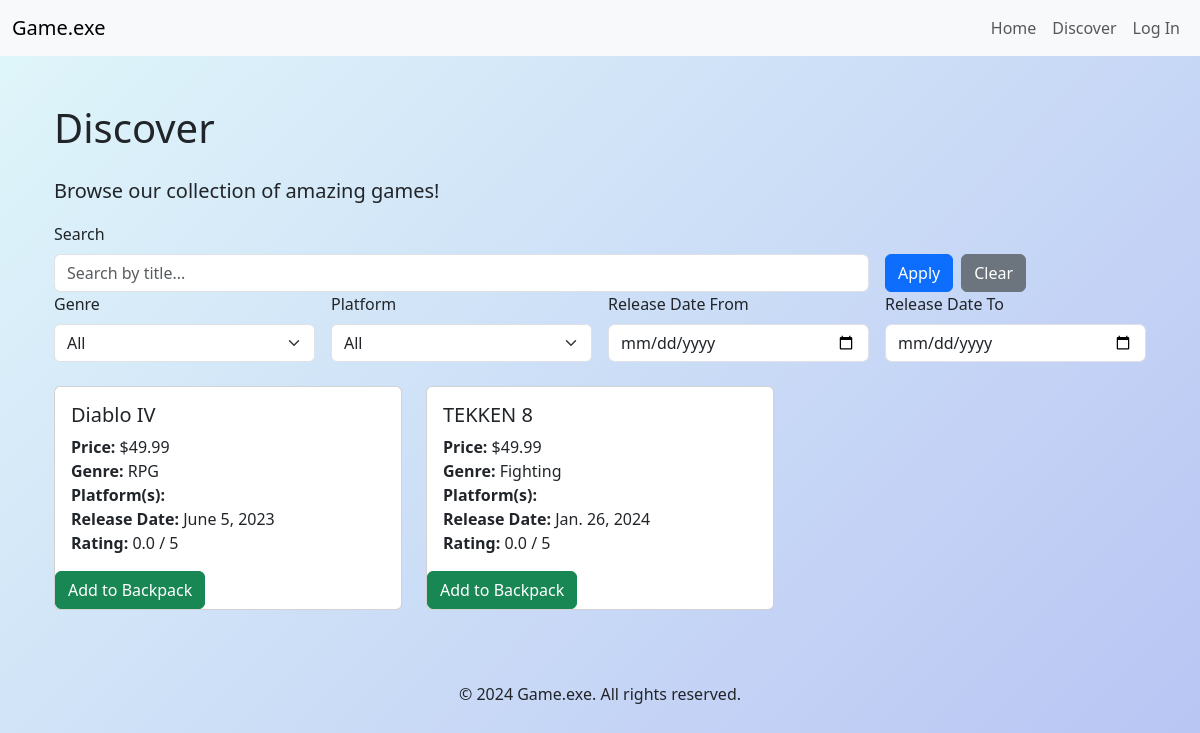
/discover/, run on an earlier commit of the app's database.
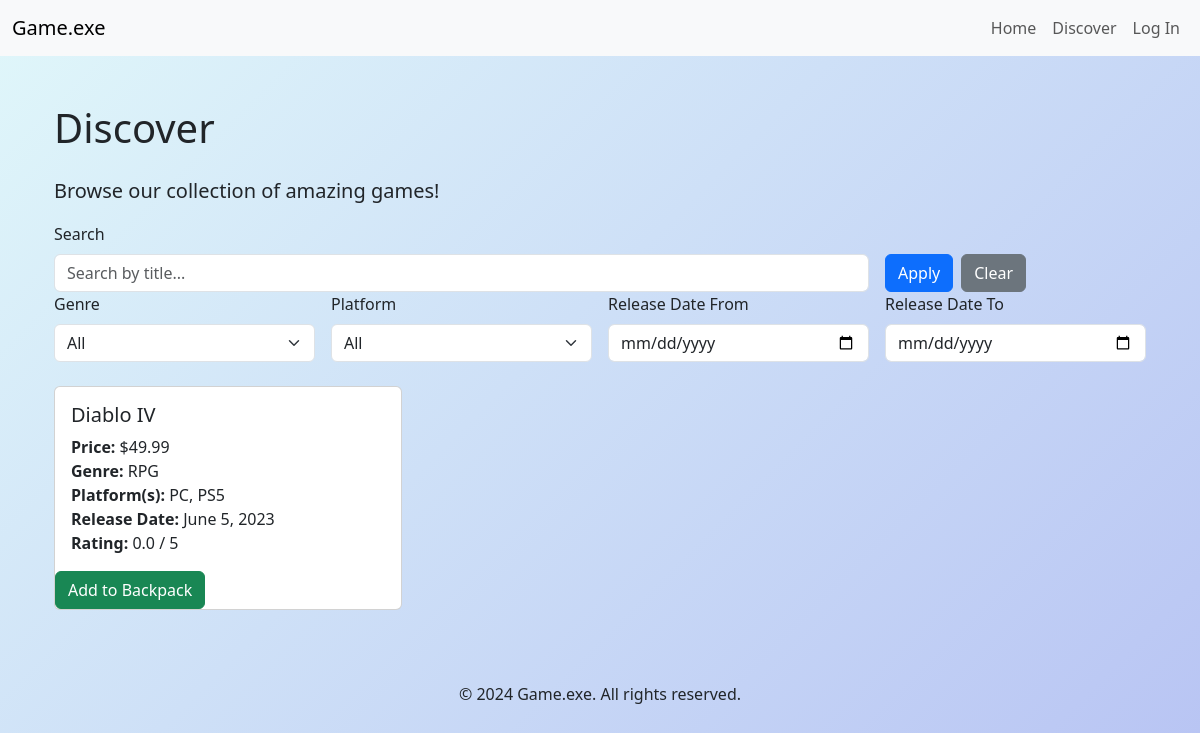
And on a later commit of the database.
### discover/models.py (models this page shows, shortened)
class Game(models.Model):
    title = models.CharField(max_length=255)
    price = models.DecimalField(max_digits=6, decimal_places=2)
    genre = models.CharField(max_length=100)
    release_date = models.DateField()
    thumbnail_url = models.URLField(blank=True, null=True)
    rating = models.FloatField(default=0.0)
    platforms = models.ManyToManyField(Platform, blank=True)

class Platform(models.Model):
    name = models.CharField(max_length=100, unique=True)

### discover/views.py (the view)
# urls.py: path('', views.discover, name='discover'),
def discover(request):
    games = Game.objects.all().order_by('title')
    genres = Game.objects.values_list('genre', flat=True).distinct().order_by('genre')
    platforms = Platform.objects.values_list('name', flat=True).order_by('name')
    selected_genre = request.GET.get('genre', '')
    selected_platform = request.GET.get('platform', '')
    date_from = request.GET.get('date_from', '')
    date_to = request.GET.get('date_to', '')
    search_query = request.GET.get('search', '')
    if selected_genre:
        games = games.filter(genre=selected_genre)
    if selected_platform:
        games = games.filter(platforms__name=selected_platform)
    if date_from:
        games = games.filter(release_date__gte=date_from)
    if date_to:
        games = games.filter(release_date__lte=date_to)
    if search_query:
        games = games.filter(title__icontains=search_query)
    context = {
        'games': games,
        'genres': genres,
        'platforms': platforms,
        'request': request,  # Pass request to template for easy GET retrieval
    }
    return render(request, 'discover/discover.html', context)

### discover/templates/discover/discover.html (shortened to what this page needs)
{% extends 'base.html' %}
{% load static %}
{% block content %}
<div class="container mt-5">
    <h1 class="mb-4">Discover</h1>
    <p class="lead">Browse our collection of amazing games!</p>
    <form method="get" class="mb-4">
        <div class="row g-3">
            <div class="col-md-9">
                <label for="search" class="form-label">Search</label>
                <input type="text" name="search" id="search" class="form-control" placeholder="Search by title..." value="{{ request.GET.search }}">
            </div>
            <div class="col-md-3 d-flex align-items-end">
                <button type="submit" class="btn btn-primary me-2">Apply</button>
                <a href="{% url 'discover:discover' %}" class="btn btn-secondary">Clear</a>
            </div>
        </div>
        <div class="row g-3">
            <div class="col-md-3">
                <label for="genre" class="form-label">Genre</label>
                <select name="genre" id="genre" class="form-select">
                    <option value="">All</option>
                </select>
            </div>
            <div class="col-md-3">
                <label for="platform" class="form-label">Platform</label>
                <select name="platform" id="platform" class="form-select">
                    <option value="">All</option>
                </select>
            </div>
            <div class="col-md-3">
                <label for="date_from" class="form-label">Release Date From</label>
                <input type="date" name="date_from" id="date_from" class="form-control" value="{{ request.GET.date_from }}">
            </div>
            <div class="col-md-3">
                <label for="date_to" class="form-label">Release Date To</label>
                <input type="date" name="date_to" id="date_to" class="form-control" value="{{ request.GET.date_to }}">
            </div>
        </div>
    </form>
    <div class="row">
        {% for game in games %}
        <div class="col-md-6 col-lg-4 mb-4">
            <div class="card h-100">
                <div class="card-body">
                    <h5 class="card-title">{{ game.title }}</h5>
                    <p class="card-text">
                        <strong>Price:</strong> ${{ game.price }}<br>
                        <strong>Genre:</strong> {{ game.genre }}<br>
                        <strong>Platform(s):</strong>
                        {% for plt in game.platforms.all %}
                            {{ plt.name }}{% if not forloop.last %}, {% endif %}
                        {% endfor %}
                        <br>
                        <strong>Release Date:</strong> {{ game.release_date }}<br>
                        <strong>Rating:</strong> {{ game.rating }} / 5
                    </p>
                </div>
                <form action="{% url 'backpack:add_to_backpack' game.id %}" method="post">
                    <button type="submit" class="btn btn-success">Add to Backpack</button>
                </form>
            </div>
        </div>
        {% empty %}
        <p>No games found. Try adjusting your filters or search query.</p>
        {% endfor %}
    </div>
</div>
{% endblock %}

### templates/base.html (shortened to what this page needs)
{% load static %}
<!DOCTYPE html>
<html lang="en">
<head>
    <link href="https://cdn.jsdelivr.net/npm/bootstrap@5.3.0/dist/css/bootstrap.min.css" rel="stylesheet">
    <link href="https://cdn.jsdelivr.net/npm/bootstrap-icons/font/bootstrap-icons.css" rel="stylesheet">
    <link rel="stylesheet" href="{% static 'main/styles.css' %}">
</head>
<body>
    <nav class="navbar navbar-expand-lg navbar-light bg-light">
        <div class="container-fluid">
            <a class="navbar-brand" href="{% url 'main:landing_page' %}">Game.exe</a>
            <div class="collapse navbar-collapse" id="navbarNav">
                <ul class="navbar-nav ms-auto">
                    <li class="nav-item">
                        <a class="nav-link" href="{% url 'main:landing_page' %}">Home</a>
                    </li>
                    <li class="nav-item">
                        <a class="nav-link" href="{% url 'discover:discover' %}">Discover</a>
                    </li>
                    <li class="nav-item">
                        <a class="nav-link" href="#">Log In</a>
                    </li>
                </ul>
            </div>
        </div>
    </nav>
    <main class="container mt-4">
        {% block content %}{% endblock %}
    </main>
    <footer class="text-center mt-5">
        <p>© 2024 Game.exe. All rights reserved.</p>
    </footer>
</body>
</html>

### main/static/main/styles.css (style rules this page uses)
body { background: linear-gradient(-45deg, #adc6e6, #a1c3f0, #aab2f1, #e0f7fa); background-size: 400% 400%; animation: gradientBG 15s ease infinite; margin: 0; min-height: 100vh; }

What changed in the data, as far as the page shows it:
removed Game: title "TEKKEN 8", price "49.99", genre "Fighting", release_date "Jan. 26, 2024", rating "0.0"
added Platform: name "PC"
added Platform: name "PS5"
